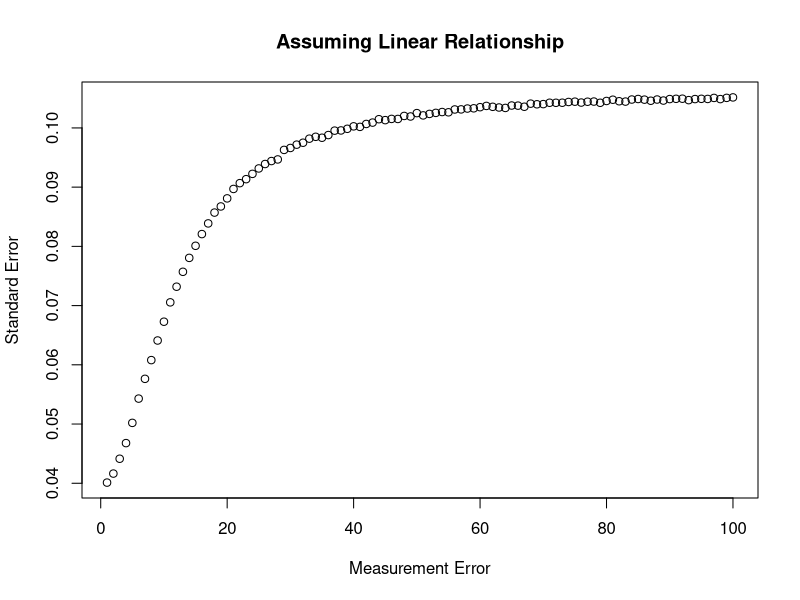
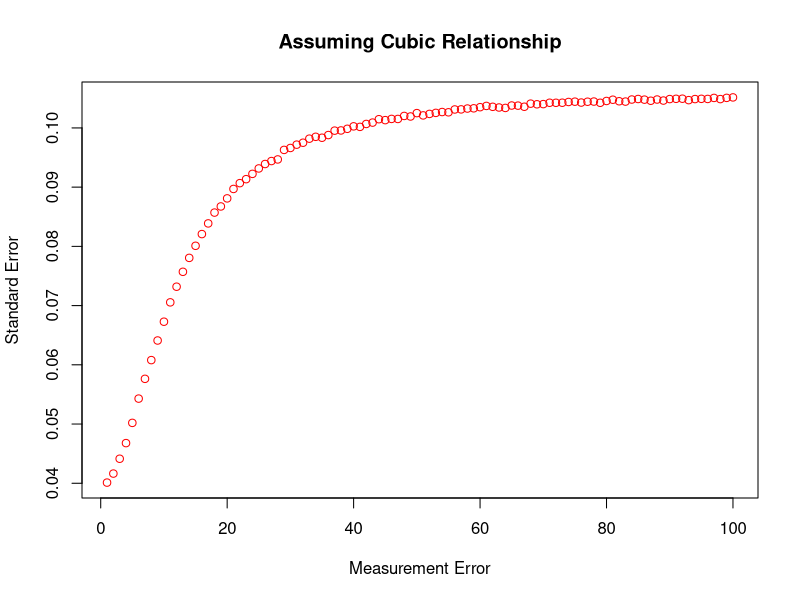
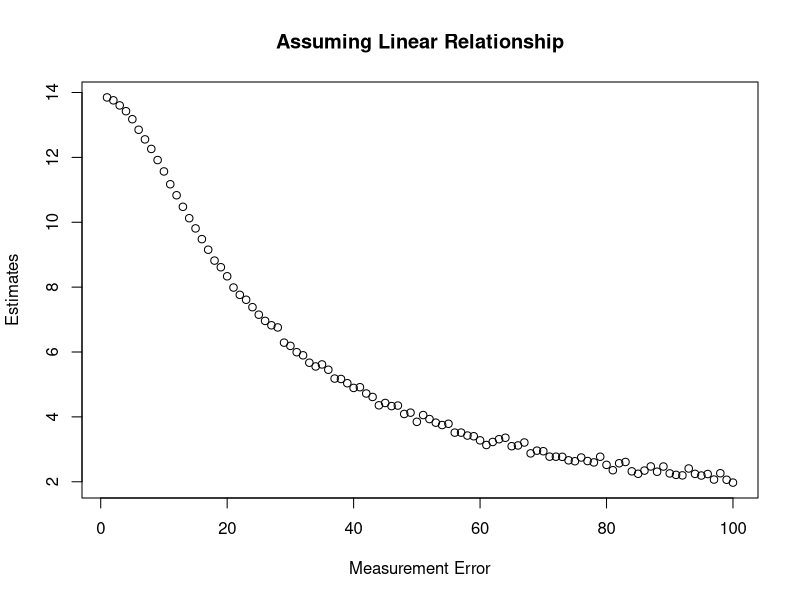
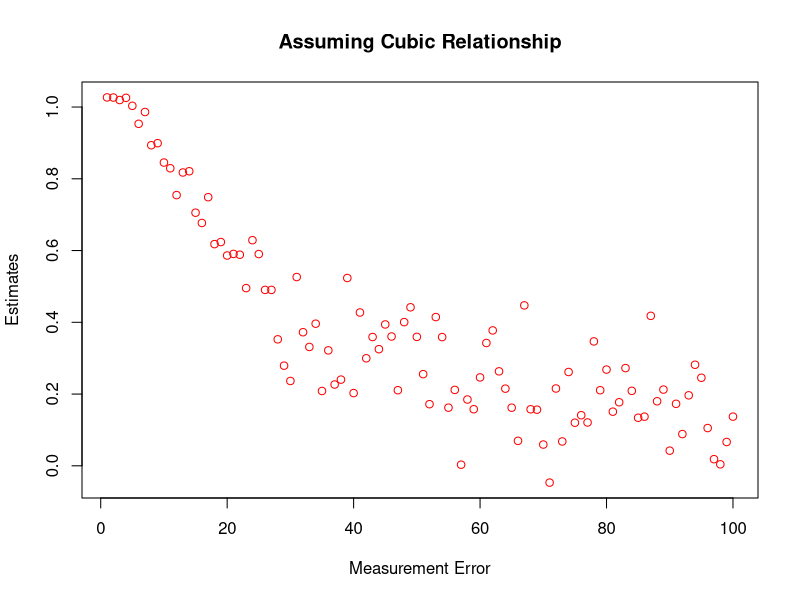
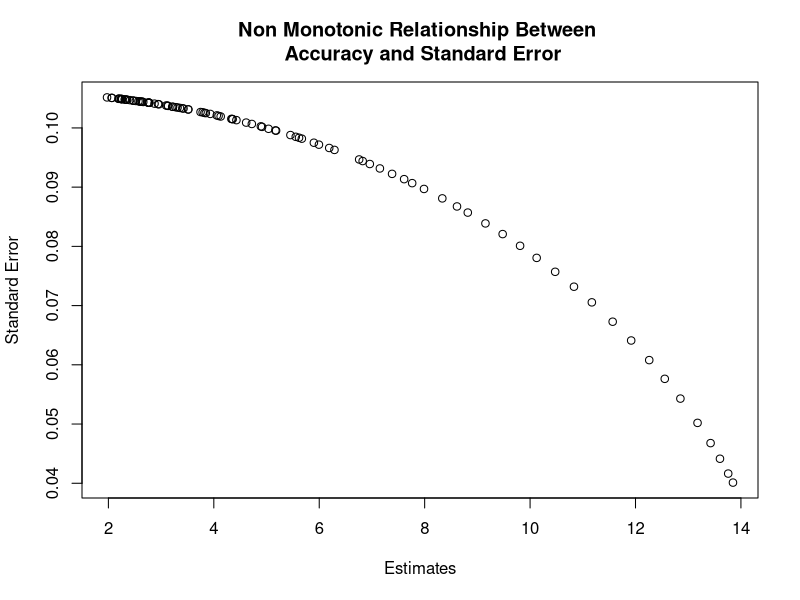
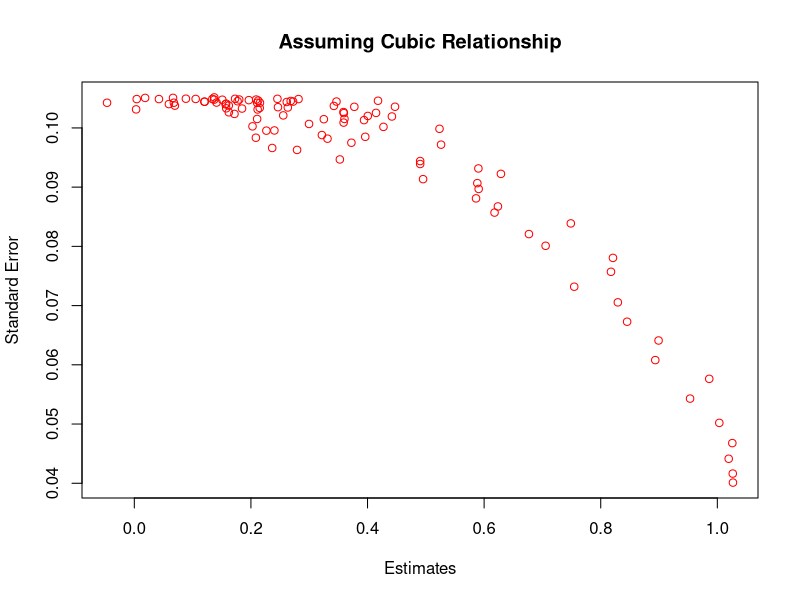
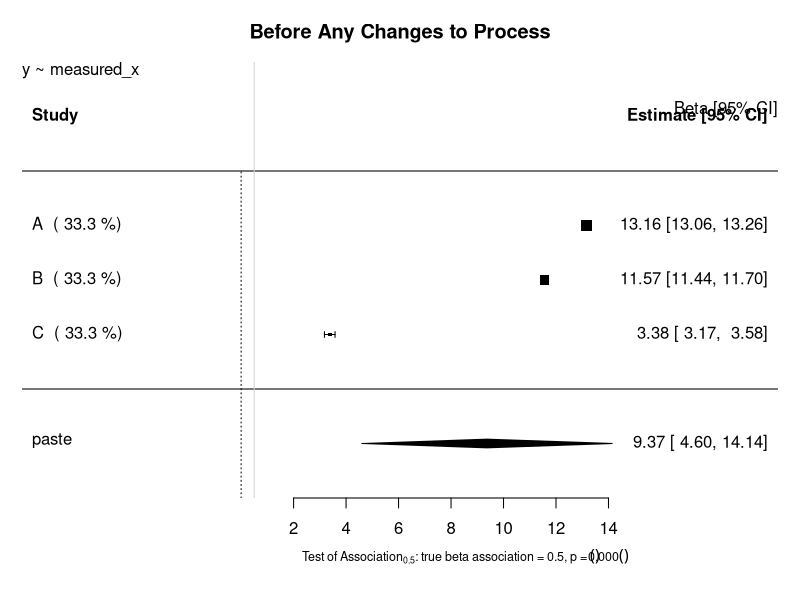

R code for these plots, in order: (Note: this script raises an error after producing the figures.)
# Investigation into Data Agreement as Weighting System
## Author: Paul Scherer
##         Tom Bishop
## Institute: University of Cambridge MRC Epidemiology Unit 
## Date: 4.09.2017

# Title: Battling Regression Dilution with Spear(man's) Correlation.

# # Setting up experiment.
# 1. Define 'true' relationship to generate the data.
# 2. Generate base and validation data. (Problem Point 1 for implementation and assumptions). With different measurement errors. More random measurement error in the exposure causes regression dilution (more wrong estimates), and surer standard errors destroying all that is good with meta analyses. 
#   - Doing the meta analysis with the heavily diluted studies will give them the higher weighting in a REM, for all things controlled.

# # Method
# 1. Calculate agreement of the ordinal base variable and gold standard in the validation study. Using Pearson, Spearman, Whitney Mann or Kendall-Tau
# 2. Use the agreement as a rating of how good the study is. Divide number of study participants as part of the whole and normalize this value to rest of group.
# 3. Use normalized value of 

# # Results
# There is no way to judge except by eye or some automation

# # Conclusion
# Meta Analyses in particular individual level (repooled analyses) and federated harmonisation exercises should be done in this new way to battle regression dilution via bad measurement.





# Set up the Data

## We pull raw gold standard data from a normal distribution representing the amount of Physical Activity a person does
## A study attempts to record this with a device that has a set amount of random measurement error, and then
## puts this measurement into one of n indices of exposure, this is done for sample of raw data.

## the gold standard data has a set true linear relationship with some continous "outcome". We know that the backtransformation
## of index values to the level of the gold standard variable introduces regression dilution due to the random measurement error
## introduced at the measurement stage. We investigate, all things kept constant, whether changing the number of n
## indices introduces more regression dilution to the correclation coefficient between the backtransformed activity level.

library(ggplot2)
library(reshape2)
library(parallel)
library(stats)
library(metafor)

set.seed(123)

# Raw Data Set Properties
trueBeta = 0.5
constant = 20

study_size = 20000
raw_mean = 40
raw_stdev = 15

# Simple creation of the raw data and the related outcome without error
raw_data = data.frame(gold = rnorm(n = study_size, mean = raw_mean, sd = raw_stdev))
raw_data$outcome = (trueBeta*raw_data$gold) + constant

###############################################################################
########################### Functions #########################################
###############################################################################

createStudyData <- function(raw_data, measurement_error, number_of_indices){
    exposure_error = rnorm(n = study_size, mean = 0, sd = measurement_error)
    raw_data$exposure_measured = raw_data$gold + exposure_error
    raw_data$index = cut_number(x = raw_data$exposure_measured,n = number_of_indices, labels =FALSE)
    # raw_data$index = kmeans(x = raw_data$exposure_measured, centers = number_of_indices, iter.max = 100)
    raw_data$index = as.ordered(raw_data$index)
    raw_data = raw_data[with(raw_data, order(index)),]
    return(raw_data)
}

createValidationData <- function(val_size, measurement_error, number_of_indices) {
    validation_data = data.frame(gold =  rnorm(n = val_size, mean = raw_mean, sd = raw_stdev))
    exposure_error = rnorm(n = val_size, mean = 0, sd = measurement_error)
    validation_data$exposure_measured = validation_data$gold + exposure_error
    validation_data$index = cut_number(x = validation_data$exposure_measured,n = number_of_indices, labels =FALSE)
    return (validation_data)
}

createMeansList <- function(data, number_of_indices) {
    meansList = vector(mode="list", length = number_of_indices)
    for (i in 1:number_of_indices) {
        meansList[i] = mean(unname(unlist((split(x=data$gold, f= as.factor(data$index)))[i])))
    }
    return(meansList)
}

#######################################################################################
########################### Motivation of the Problem #################################
#######################################################################################
# General Parameters
numLevels = 4
validation_size = 400

## Graphing Standard Error as a function of Measurement Error when using ordinal independent variable index
upperbound = 100
stdErrorLinear = vector("numeric", length = upperbound)
estimatesLinear = vector("numeric", length = upperbound)
stdErrorQuadratic = vector("numeric", length = upperbound)
estimatesQuadratic = vector("numeric", length = upperbound)
stdErrorCubic = vector("numeric", length = upperbound)
estimatesCubic = vector("numeric", length = upperbound)
for (measureError_status in 1:upperbound) {
    studyData_graph = createStudyData(raw_data = raw_data, measurement_error = measureError_status, number_of_indices = numLevels)
    validation_data_graph = createValidationData(val_size = validation_size, measurement_error = measureError_status, number_of_indices = numLevels )

    lm_graph_linear <- lm(formula=outcome~index, data=studyData_graph)
    estimate_graph_linear = lm_graph_linear$coefficients["index.L"]
    stdError_graph_linear = summary(lm_graph_linear)$coefficients["index.L","Std. Error"]
    stdErrorLinear[measureError_status] = stdError_graph_linear
    estimatesLinear[measureError_status] = estimate_graph_linear

    lm_graph_quadratic <- lm(formula=outcome~index, data=studyData_graph)
    estimate_graph_quadratic = lm_graph_quadratic$coefficients["index.Q"]
    stdError_graph_quadratic = summary(lm_graph_quadratic)$coefficients["index.Q","Std. Error"]
    stdErrorQuadratic[measureError_status] = stdError_graph_quadratic
    estimatesQuadratic[measureError_status] = estimate_graph_quadratic

    lm_graph_cubic <- lm(formula=outcome~index, data=studyData_graph)
    estimate_graph_cubic = lm_graph_cubic$coefficients["index.C"]
    stdError_graph_cubic = summary(lm_graph_cubic)$coefficients["index.C","Std. Error"]
    stdErrorCubic[measureError_status] = stdError_graph_cubic
    estimatesCubic[measureError_status] = estimate_graph_cubic

}

# Measurement vs. Std.Error
plot(x = (1:upperbound), y = stdErrorLinear, xlab = "Measurement Error", ylab = "Standard Error", main = "Assuming Linear Relationship")
# plot(x = (1:upperbound), y = stdErrorQuadratic, xlab = "Measurement Error", ylab = "Standard Error", col = "green", main = "Assuming Quadratic Relationship")
plot(x = (1:upperbound), y = stdErrorCubic, xlab = "Measurement Error", ylab = "Standard Error", col = "red", main = "Assuming Cubic Relationship")

# Measurement vs. Estimates
plot(x = (1:upperbound), y = estimatesLinear, xlab = "Measurement Error", ylab = "Estimates", main = "Assuming Linear Relationship")
# plot(x = (1:upperbound), y = estimatesQuadratic, xlab = "Measurement Error", ylab = "Estimates", col = "green", main = "Assuming Quadratic Relationship")
plot(x = (1:upperbound), y = estimatesCubic, xlab = "Measurement Error", ylab = "Estimates", col = "red", main = "Assuming Cubic Relationship")

# Estimates vs. Std.Error
plot(x = estimatesLinear, y = stdErrorLinear, xlab = "Estimates", ylab = "Standard Error", main = "Non Monotonic Relationship Between \n Accuracy and Standard Error")
# plot(x = estimatesQuadratic, y = stdErrorQuadratic, xlab = "Estimates", ylab = "Standard Error", col = "green", main = "Assuming Quadratic Relationship")
plot(x = estimatesCubic, y = stdErrorCubic, xlab = "Estimates", ylab = "Standard Error", col = "red", main = "Assuming Cubic Relationship")


## Setting up the Studies
# General Parameters
numLevels = 4
validation_size = 400

# Study A
measureError_A = 5
studyData_A = createStudyData(raw_data = raw_data, measurement_error = measureError_A, number_of_indices = numLevels)

# Study B
measureError_B = 10
studyData_B = createStudyData(raw_data = raw_data, measurement_error = measureError_B, number_of_indices = numLevels)

# Study C
measureError_C = 60
studyData_C = createStudyData(raw_data = raw_data, measurement_error = measureError_C, number_of_indices = numLevels)

## Transformation and Regression using Index Means
# Study A
lm_A <- lm(formula=outcome~index, data=studyData_A)
estimate_A = lm_A$coefficients["index.L"]
stdError_A = summary(lm_A)$coefficients["index.L","Std. Error"]

# Study B
lm_B <- lm(formula=outcome~index, data=studyData_B)
estimate_B = lm_B$coefficients["index.L"]
stdError_B = summary(lm_B)$coefficients["index.L","Std. Error"]

# Study C
lm_C <- lm(formula=outcome~index, data=studyData_C)
estimate_C = lm_C$coefficients["index.L"]
stdError_C = summary(lm_C)$coefficients["index.L","Std. Error"]


## Random Effects Model Forest Plot Before Reweighting
estimates = c(estimate_A, estimate_B, estimate_C)
stand_errs = c(stdError_A, stdError_B, stdError_C)
labels = c("A","B","C")
res <- rma(yi = estimates, sei = stand_errs, method='DL', slab = labels)
weights_res <- weights.rma.uni(res)

# Forest Plot
res$slab <- paste(res$slab, " (", round(weights.rma.uni(res),digits=1), "%)")
fmla = as.formula(y~measured_x)
forest(res, mlab=bquote(paste('Overall (I'^2*' = ', .(round(res$I2)),'%, p = ',
    .(sprintf("%.3f", round(res$QEp,3))),')')),
xlab=bquote(paste('Test of Association'[0.5]*': true beta association = 0.5, p = ',
    .(sprintf("%.3f", round(res$pval,3))))), cex=1, cex.lab=0.75, cex.axis=1, main = "Before Any Changes to Process")
usr <- par("usr")
text(usr[2], usr[4], "Beta [95% CI]", adj = c(1, 4),cex=1)
text(usr[1], usr[4], paste0(gsub(paste0("Study Data","\\$"),"", deparse(fmla)),collapse="\n"), adj = c( 0, 1 ),cex=1)
abline(v = 0.5, col = "lightgray")


##########################################################################################
##########################################################################################
## Same as Basic Process except indexes are transformed into scale of gold measure using the model.

numLevels = 4
validation_size = 400
# Study A
measureError_A = 5
studyData_A = createStudyData(raw_data = raw_data, measurement_error = measureError_A, number_of_indices = numLevels)
validation_data_A = createValidationData(val_size = validation_size, measurement_error = measureError_A, number_of_indices = numLevels )
# Study B
measureError_B = 10
studyData_B = createStudyData(raw_data = raw_data, measurement_error = measureError_B, number_of_indices = numLevels)
validation_data_B = createValidationData(val_size = validation_size, measurement_error = measureError_B, number_of_indices = numLevels )
# Study C
measureError_C = 60
studyData_C = createStudyData(raw_data = raw_data, measurement_error = measureError_C, number_of_indices = numLevels)
validation_data_C = createValidationData(val_size = validation_size, measurement_error = measureError_C, number_of_indices = numLevels )

## Transformation of Indexes to Gold Scale
index_transformation = as.formula(gold ~ index)
# Study A
lambda_lm_A <- lm(formula=index_transformation, data=validation_data_A)
studyData_A$index = as.numeric(studyData_A$index)
new = data.frame(index = studyData_A$index)
studyData_A$index_scaled = predict(lambda_lm_A, newdata = new)
# Study B
lambda_lm_B <- lm(formula=index_transformation, data=validation_data_B)
new = data.frame(index = studyData_B$index)
studyData_B$index_scaled = predict(lambda_lm_B, newdata = new)
# Study C
lambda_lm_C <- lm(formula=index_transformation, data=validation_data_C)
new = data.frame(index = studyData_C$index)
studyData_C$index_scaled = predict(lambda_lm_C, newdata = new)


# Study A
lm_A <- lm(formula=outcome~index, data=studyData_A)
estimate_A = lm_A$coefficients["index.L"]
stdError_A = summary(lm_A)$coefficients["index.L","Std. Error"]

# Study B
lm_B <- lm(formula=outcome~index, data=studyData_B)
estimate_B = lm_B$coefficients["index.L"]
stdError_B = summary(lm_B)$coefficients["index.L","Std. Error"]

# Study C
lm_C <- lm(formula=outcome~index, data=studyData_C)
estimate_C = lm_C$coefficients["index.L"]
stdError_C = summary(lm_C)$coefficients["index.L","Std. Error"]

























##########################################################################################
##########################################################################################
## Setting up the Studies
# General Parameters
numLevels = 4
validation_size = 400

# Study A
measureError_A = 5
studyData_A = createStudyData(raw_data = raw_data, measurement_error = measureError_A, number_of_indices = numLevels)
validation_data_A = createValidationData(val_size = validation_size, measurement_error = measureError_A, number_of_indices = numLevels )
validation_means_A = createMeansList(validation_data_A, numLevels)

# Study B
measureError_B = 10
studyData_B = createStudyData(raw_data = raw_data, measurement_error = measureError_B, number_of_indices = numLevels)
validation_data_B = createValidationData(val_size = validation_size, measurement_error = measureError_B, number_of_indices = numLevels )
validation_means_B = createMeansList(validation_data_B, numLevels)

# Study C
measureError_C = 15
studyData_C = createStudyData(raw_data = raw_data, measurement_error = measureError_C, number_of_indices = numLevels)
validation_data_C = createValidationData(val_size = validation_size, measurement_error = measureError_C, number_of_indices = numLevels )
validation_means_C = createMeansList(validation_data_C, numLevels)

## Transformation and Regression using Index Means
# Study A
studyData_A$ind_mean <- unlist(lapply(X=studyData_A$index, FUN=function(index_val){
    output =  validation_means_A[index_val]
}))
lm_A <- lm(formula=outcome~ind_mean, data=studyData_A)
estimate_A = lm_A$coefficients["ind_mean"]
stdError_A = summary(lm_A)$coefficients["ind_mean","Std. Error"]

# Study B
studyData_B$ind_mean <- unlist(lapply(X=studyData_B$index, FUN=function(index_val){
    output =  validation_means_B[index_val]
}))
lm_B <- lm(formula=outcome~ind_mean, data=studyData_B)
estimate_B = lm_B$coefficients["ind_mean"]
stdError_B = summary(lm_B)$coefficients["ind_mean","Std. Error"]

# Study C
studyData_C$ind_mean <- unlist(lapply(X=studyData_C$index, FUN=function(index_val){
    output =  validation_means_C[index_val]
}))
lm_C <- lm(formula=outcome~ind_mean, data=studyData_C)
estimate_C = lm_C$coefficients["ind_mean"]
stdError_C = summary(lm_C)$coefficients["ind_mean","Std. Error"]

## Graphing Standard Error as a function of Measurement Error
upperbound = 80
stdErrorNuggets = vector("numeric", length = upperbound)
estimatesNuggets = vector("numeric", length = upperbound)
for (measureError_Nuggets in 1:upperbound) {
    studyData_graph = createStudyData(raw_data = raw_data, measurement_error = measureError_Nuggets, number_of_indices = numLevels)
    validation_data_graph = createValidationData(val_size = validation_size, measurement_error = measureError_Nuggets, number_of_indices = numLevels )
    validation_means_graph = createMeansList(validation_data_graph, numLevels)

    studyData_graph$ind_mean <- unlist(lapply(X=studyData_graph$index, FUN=function(index_val){
        output =  validation_means_graph[index_val]
    }))
    lm_graph <- lm(formula=outcome~ind_mean, data=studyData_graph)
    estimate_graph = lm_graph$coefficients["ind_mean"]
    stdError_graph = summary(lm_graph)$coefficients["ind_mean","Std. Error"]
    stdErrorNuggets[measureError_Nuggets] = stdError_graph
    estimatesNuggets[measureError_Nuggets] = estimate_graph
}
plot(x = (1:upperbound), y = stdErrorNuggets, xlab = "measurement_error", ylab = "stderr")
plot(x = (1:upperbound), y = estimatesNuggets, xlab = "measurement_error", ylab = "estimates")

plot(x = (1:upperbound), y = stdErrorNuggets, xlab = "measurement_error", ylab = "stderr", col = "red")
points(x = (1:upperbound), y = estimatesNuggets, xlab = "measurement_error", ylab = "estimates", col = "green")


## Random Effects Model Forest Plot Before Reweighting

estimates = c(estimate_A, estimate_B, estimate_C)
stand_errs = c(stdError_A, stdError_B, stdError_C)
labels = c("A","B","C")
res <- rma(yi = estimates, sei = stand_errs, method='DL', slab = labels)
weights_res <- weights.rma.uni(res)

# Forest Plot
res$slab <- paste(res$slab, " (", round(weights.rma.uni(res),digits=1), "%)")
fmla = as.formula(outcome~ind_mean)
forest(res, mlab=bquote(paste('Overall (I'^2*' = ', .(round(res$I2)),'%, p = ',
    .(sprintf("%.3f", round(res$QEp,3))),')')),
xlab=bquote(paste('Test of Association'[0.5]*': true beta association = 0.5, p = ',
    .(sprintf("%.3f", round(res$pval,3))))), cex=1, cex.lab=0.75, cex.axis=1)
usr <- par("usr")
text(usr[2], usr[4], "Beta [95% CI]", adj = c(1, 4),cex=1)
text(usr[1], usr[4], paste0(gsub(paste0("Study Data","\\$"),"", deparse(fmla)),collapse="\n"), adj = c( 0, 1 ),cex=1)


## Calculating Tau coefficient for weighting

## Reweighting and Weight Renormalizing.

## Random Effects Model Forest Plot After Reweighting
